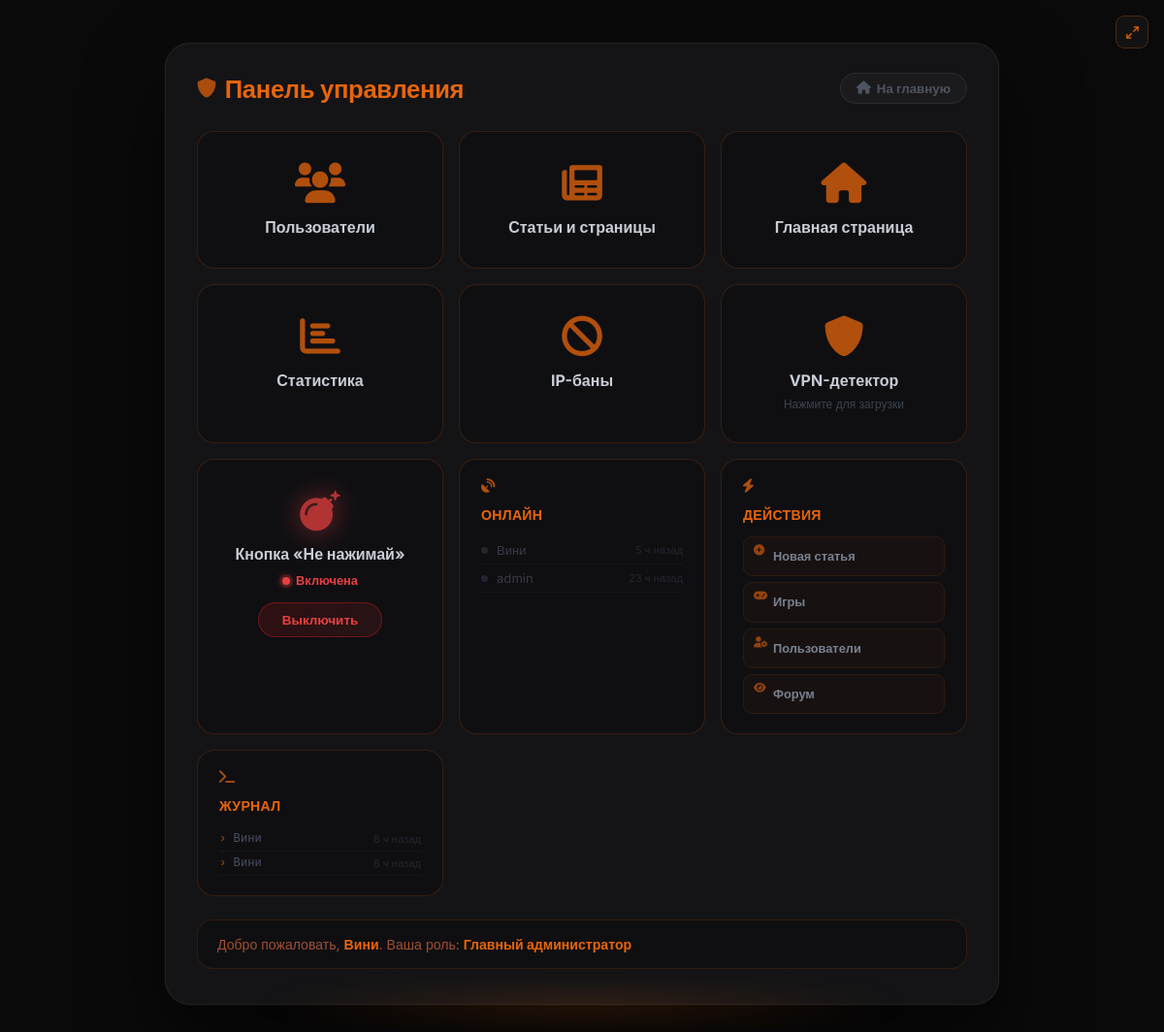
The app's page /admin (signed in), older data.
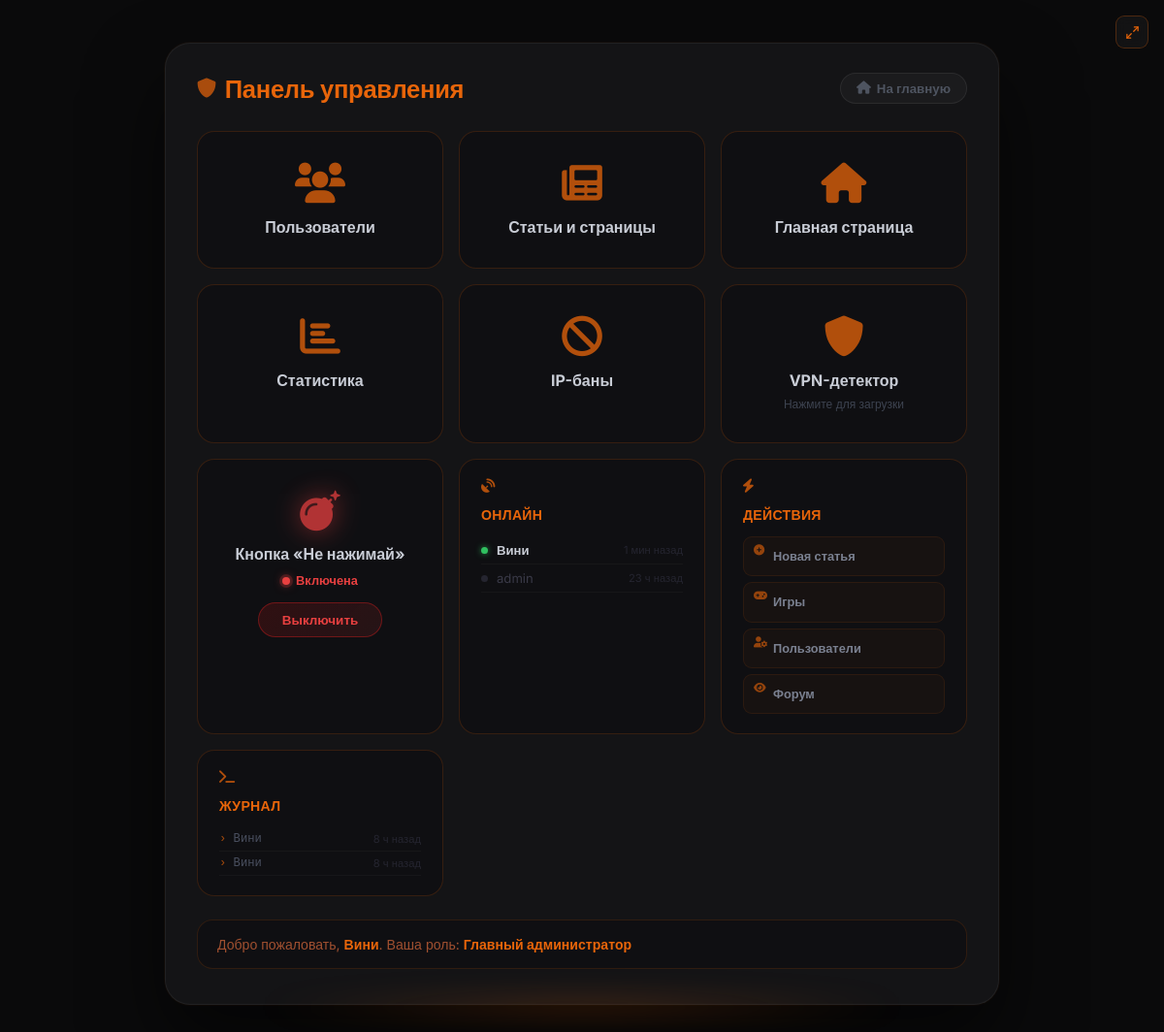
The same page, newer data.
### models.py (models this page shows, shortened)
class User(db.Model, UserMixin):
    __tablename__ = 'users'
    id             = db.Column(db.Integer, primary_key=True)
    username       = db.Column(db.String(80),  unique=True, nullable=False)
    email          = db.Column(db.String(120), unique=True, nullable=False)
    password_hash  = db.Column(db.String(256), nullable=False)
    role           = db.Column(db.Integer, default=0)
    created_at     = db.Column(db.DateTime, default=datetime.utcnow)   # дата регистрации
    last_seen      = db.Column(db.DateTime, default=datetime.utcnow)
    banned_until   = db.Column(db.DateTime, nullable=True)
    ban_reason     = db.Column(db.String(500), nullable=True)
    banned_by_id   = db.Column(db.Integer, db.ForeignKey('users.id'), nullable=True)
    recovery_key   = db.Column(db.String(256), nullable=True)  # хеш секретного ключа восстановления
    avatar         = db.Column(db.String(300), nullable=True)   # путь к аватарке
    articles       = db.relationship('Article',  backref='author',     lazy='dynamic', foreign_keys='Article.author_id')
    comments       = db.relationship('Comment',  backref='author',     lazy='dynamic', foreign_keys='Comment.author_id')
    votes          = db.relationship('Vote',     backref='user',       lazy='dynamic')
    extra_pages    = db.relationship('ExtraPage', backref='author',    lazy='dynamic', foreign_keys='ExtraPage.author_id')
    comment_reactions = db.relationship('CommentReaction', backref='user', lazy='dynamic')
    def can_ip_ban(self):
        return self.role >= 4

### app.py (the view)
@app.route('/admin')
@login_required
@editor_required
def admin_panel():
    from sqlalchemy import func as sqlfunc
    settings = SiteSettings.get()
    stats = None
    digest_data = {}
    if current_user.role >= 4:
        stats = type('S', (), {
            'articles': Article.query.count(),
            'users':    User.query.count(),
            'comments': Comment.query.count(),
            'views':    db.session.query(sqlfunc.sum(Article.views)).scalar() or 0,
        })()
        recent_comments = Comment.query.order_by(Comment.created_at.desc()).limit(5).all()
        now = datetime.utcnow()
        def ago(dt):
            d = now - dt
            if d.seconds < 60: return 'только что'
            if d.seconds < 3600: return f'{d.seconds//60} мин назад'
            if d.days == 0: return f'{d.seconds//3600} ч назад'
            return f'{d.days} д назад'
        digest_data['recent_comments'] = [
            {'author': c.author.username if c.author else '?', 'ago': ago(c.created_at)}
            for c in recent_comments
        ]
        recent_users = User.query.order_by(User.last_seen.desc()).limit(5).all()
        digest_data['recent_users'] = [
            {'username': u.username,
             'ago': ago(u.last_seen),
             'online': (now - u.last_seen).total_seconds() < 300}
            for u in recent_users
        ]
    return render_template('admin/dashboard.html',
                           chaos_button_enabled=settings.chaos_button_enabled,
                           stats=stats,
                           digest_data=digest_data)

### templates/admin/dashboard.html (shortened to what this page needs)
{% extends "base.html" %}
{% block content %}
<div class="admin-outer">
<div class="admin-card">
    <div class="admin-header">
        <h2 class="admin-title"><i class="fas fa-shield-alt"></i> Панель управления</h2>
        <a href="{{ url_for('index') }}" class="btn btn-secondary"><i class="fas fa-home"></i> На главную</a>
    </div>
    <div class="dash-grid">
        <a href="{{ url_for('admin_users') }}" class="dash-tile">
            <i class="fas fa-users"></i>
            <div class="dash-tile-label">Пользователи</div>
        </a>
        <a href="{{ url_for('admin_articles') }}" class="dash-tile">
            <i class="fas fa-newspaper"></i>
            <div class="dash-tile-label">Статьи и страницы</div>
        </a>
        <a href="{{ url_for('admin_home_settings') }}" class="dash-tile">
            <i class="fas fa-home"></i>
            <div class="dash-tile-label">Главная страница</div>
        </a>
        {% set _perm = current_user.permissions if current_user.permissions else none %}
        {% if current_user.role >= 4 or (_perm and _perm.can_see_stats) %}
        <a href="{{ url_for('admin_stats') }}" class="dash-tile">
            <i class="fas fa-chart-bar"></i>
            <div class="dash-tile-label">Статистика</div>
        </a>
        {% endif %}
        {% if current_user.can_ip_ban() or (_perm and _perm.can_ip_ban) %}
        <a href="{{ url_for('ip_ban_list') }}" class="dash-tile">
            <i class="fas fa-ban"></i>
            <div class="dash-tile-label">IP-баны</div>
        </a>
        {% endif %}
        {% if current_user.role >= 4 or (_perm and _perm.can_vpn_detect) %}
        <div class="dash-tile" id="vpnTile" style="cursor:pointer;" onclick="loadVpnLogs()">
            <i class="fas fa-shield-alt" style="color:#e8650a;"></i>
            <div class="dash-tile-label">VPN-детектор</div>
            <div id="vpnCount" style="margin-top:6px;font-size:0.75rem;color:#3d4350;">Нажмите для загрузки</div>
        </div>
        {% endif %}
        {% if current_user.role >= 4 or (_perm and _perm.can_toggle_chaos) or (_perm and _perm.can_broadcast) %}
        {% if current_user.role >= 4 or (_perm and _perm.can_toggle_chaos) %}
        <div class="dash-tile" style="cursor:default;">
            <i class="fas fa-bomb" style="
                color:{% if chaos_button_enabled %}#e84040{% else %}#e8650a{% endif %};
                filter:{% if chaos_button_enabled %}drop-shadow(0 0 14px rgba(232,64,64,0.7)){% else %}none{% endif %};
                transition:all 0.3s;
            "></i>
            <div class="dash-tile-label">Кнопка «Не нажимай»</div>
            <div style="margin-top:9px;font-size:0.8rem;font-weight:700;
                display:inline-flex;align-items:center;gap:6px;
                color:{% if chaos_button_enabled %}#e84040{% else %}#3d4350{% endif %};">
                <span style="width:8px;height:8px;border-radius:50%;display:inline-block;
                    {% if chaos_button_enabled %}background:#e84040;box-shadow:0 0 0 3px rgba(232,64,64,0.2),0 0 10px rgba(232,64,64,0.6);animation:chaosInd 1s ease-in-out infinite;
                    {% else %}background:#252529;border:1px solid #333;{% endif %}"></span>
                {% if chaos_button_enabled %}Включена{% else %}Выключена{% endif %}
            </div>
            <form method="POST" action="{{ url_for('toggle_chaos_button') }}" style="margin-top:14px;">
                <button type="submit" style="padding:9px 24px;border-radius:20px;font-size:0.84rem;font-weight:700;
                    cursor:pointer;font-family:inherit;transition:all 0.22s;
                    {% if chaos_button_enabled %}
                    background:linear-gradient(135deg,rgba(180,20,20,0.2),rgba(232,64,64,0.1));
                    border:1px solid rgba(200,30,30,0.45);color:#e84040;
                    {% else %}
                    background:linear-gradient(135deg,rgba(232,101,10,0.15),rgba(232,101,10,0.06));
                    border:1px solid rgba(232,101,10,0.38);color:#e8650a;
                    {% endif %}">
                    {% if chaos_button_enabled %}Выключить{% else %}Включить{% endif %}
                </button>
            </form>
        </div>
        {% endif %}
        <div class="dash-tile" style="cursor:default;text-align:left;padding:20px 22px;">
            <div style="color:#e8650a;font-size:0.88rem;font-weight:800;letter-spacing:0.3px;margin-bottom:14px;">
                <i class="fas fa-satellite-dish" style="margin-right:7px;font-size:0.9rem;"></i>ОНЛАЙН
            </div>
            {% if digest_data and digest_data.recent_users %}
            {% for u in digest_data.recent_users %}
            <div style="display:flex;align-items:center;gap:9px;padding:6px 0;border-bottom:1px solid rgba(255,255,255,0.03);">
                <span style="width:7px;height:7px;border-radius:50%;flex-shrink:0;
                    {% if u.online %}background:#30c060;box-shadow:0 0 6px rgba(48,192,96,0.7);
                    {% else %}background:#252530;{% endif %}"></span>
                <span style="color:{% if u.online %}#c9cdd6{% else %}#3a3a48{% endif %};font-size:0.82rem;font-weight:{% if u.online %}600{% else %}400{% endif %};flex:1;overflow:hidden;text-overflow:ellipsis;white-space:nowrap;">{{ u.username }}</span>
                <span style="color:#252530;font-size:0.7rem;white-space:nowrap;">{{ u.ago }}</span>
            </div>
            {% endfor %}
            {% else %}
            <div style="color:#252530;font-size:0.8rem;padding:12px 0;">Нет данных</div>
            {% endif %}
        </div>
        <div class="dash-tile" style="cursor:default;text-align:left;padding:20px 22px;">
            <div style="color:#e8650a;font-size:0.88rem;font-weight:800;letter-spacing:0.3px;margin-bottom:14px;">
                <i class="fas fa-bolt" style="margin-right:7px;font-size:0.9rem;"></i>ДЕЙСТВИЯ
            </div>
            <div style="display:flex;flex-direction:column;gap:6px;">
                {% set actions = [
                    (url_for('admin_article_create'), 'fas fa-plus-circle', 'Новая статья'),
                    (url_for('admin_games'),          'fas fa-gamepad',     'Игры'),
                    (url_for('admin_users'),          'fas fa-user-cog',    'Пользователи'),
                    (url_for('forum'),                'fas fa-eye',         'Форум'),
                ] %}
                {% for href, icon, lbl in actions %}
                <a href="{{ href }}" style="display:flex;align-items:center;gap:9px;padding:7px 10px;
                    border-radius:9px;background:rgba(232,101,10,0.04);border:1px solid rgba(232,101,10,0.1);
                    color:#7a8090;font-size:0.8rem;font-weight:600;text-decoration:none;transition:all 0.18s;"
                    onmouseover="this.style.background='rgba(232,101,10,0.1)';this.style.color='#e8650a';this.style.borderColor='rgba(232,101,10,0.3)'"
                    onmouseout="this.style.background='rgba(232,101,10,0.04)';this.style.color='#7a8090';this.style.borderColor='rgba(232,101,10,0.1)'">
                    <i class="{{ icon }}" style="width:11px;font-size:0.7rem;text-align:center;opacity:0.6;color:#e8650a;flex-shrink:0;"></i> {{ lbl }}
                </a>
                {% endfor %}
            </div>
        </div>
        <div class="dash-tile" style="cursor:default;text-align:left;padding:20px 22px;">
            <div style="color:#e8650a;font-size:0.88rem;font-weight:800;letter-spacing:0.3px;margin-bottom:14px;">
                <i class="fas fa-terminal" style="margin-right:7px;font-size:0.9rem;"></i>ЖУРНАЛ
            </div>
            {% if digest_data and digest_data.recent_comments %}
            {% for c in digest_data.recent_comments %}
            <div style="display:flex;justify-content:space-between;align-items:center;padding:5px 0;
                border-bottom:1px solid rgba(255,255,255,0.03);">
                <span style="color:#4a5060;font-size:0.76rem;font-family:monospace;">
                    <span style="color:#e8650a;opacity:0.7;">›</span> {{ c.author }}
                </span>
                <span style="color:#252530;font-size:0.7rem;">{{ c.ago }}</span>
            </div>
            {% endfor %}
            {% else %}
            <div style="color:#252530;font-size:0.8rem;padding:12px 0;font-family:monospace;">_ нет событий</div>
            {% endif %}
        </div>
        {% endif %}
    </div>
    <div class="welcome-box">
        Добро пожаловать, <strong>{{ current_user.username }}</strong>. Ваша роль:
        <strong>
        {% if current_user.role == 4 %}Главный администратор
        {% elif current_user.role == 3 %}Старший модератор
        {% elif current_user.role == 2 %}Редактор
        {% elif current_user.role == 1 %}Модератор чата
        {% else %}Обычный пользователь{% endif %}
        </strong>
    </div>
</div>
</div>
{% endblock %}

### templates/base.html (shortened to what this page needs)
<!DOCTYPE html>
<html lang="ru">
<head>
    <link rel="stylesheet" href="https://cdnjs.cloudflare.com/ajax/libs/font-awesome/6.0.0-beta3/css/all.min.css">
</head>
<body class="{% block body_class %}{% endblock %}">
<button id="_fs_btn" title="Полный экран" onclick="_fsToggle()">
    <svg id="_fs_icon" viewBox="0 0 24 24">
        <polyline points="15 3 21 3 21 9"/><polyline points="9 21 3 21 3 15"/>
        <line x1="21" y1="3" x2="14" y2="10"/><line x1="3" y1="21" x2="10" y2="14"/>
    </svg>
</button>
    <div class="container">
        {% block content %}{% endblock %}
    </div>
</body>
</html>

Row changes from the older to the newer data that the page shows:
changed User "Вини": ago "5 ч назад" → "1 мин назад"
